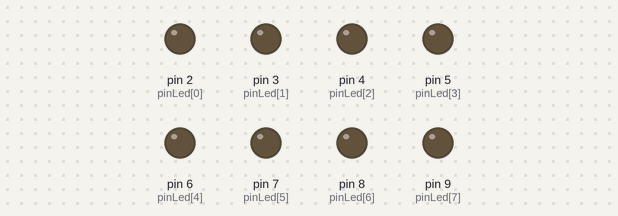
A sketch run on a simulated Arduino Uno, built with avr-gcc and run on an emulated ATmega328P. On the bench: output pins drawn as LEDs (lit = HIGH).

Above: at 0.15 s.
At 0.75 s:
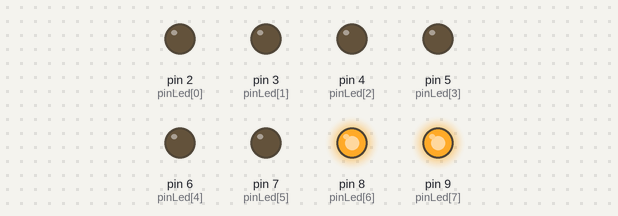
At 1.65 s:
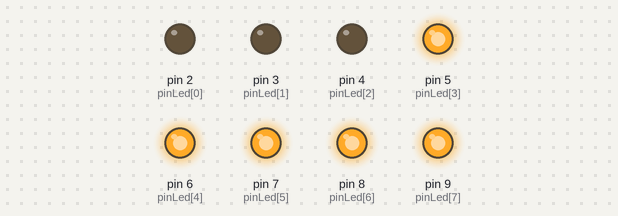
At 3.15 s:
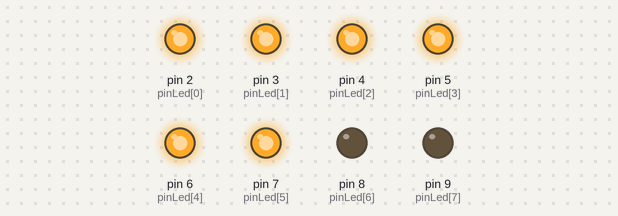
At 4.65 s:
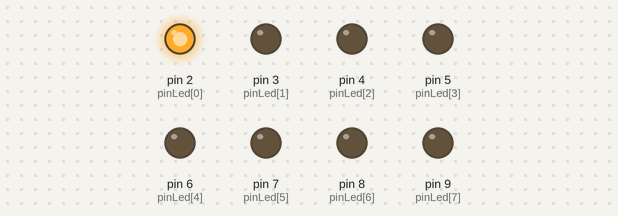
At 6.45 s:
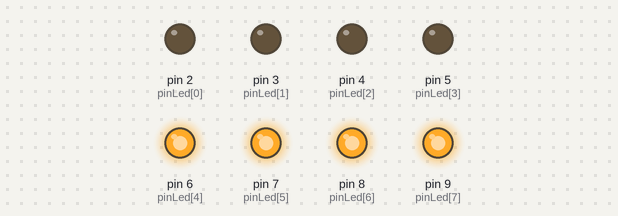
Timing chart, 0 to 6.8 s (numbered marks = the images above):
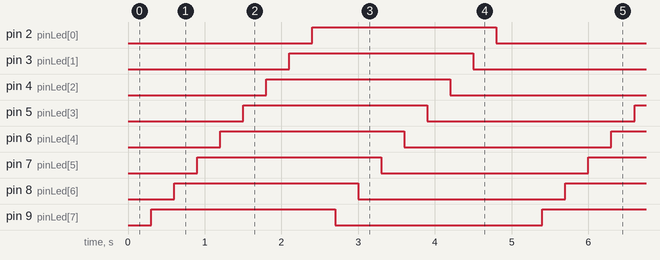

The sketch:

8_led_don_phai_trai.ino
```cpp
// HIEU UNG 5 : sang don, tat don tu phai sang trai
int pinLed[] = {2,3,4,5,6,7,8,9};

int i,j;
void donphaitrai()
{
  static int chay4 = 0;
  for(i=0;i<8;i++)
    digitalWrite(pinLed[i],LOW);
    delay(300);
  for(chay4=7;chay4>=0;chay4--)
    {
      digitalWrite(pinLed[chay4],HIGH);
    delay(300);
    }
  for(chay4=7;chay4>=0;chay4--)
    {
      digitalWrite(pinLed[chay4],LOW);
    delay(300);
    }

}
void setup()
{
  for(i=0;i<=7;i++)
    pinMode(pinLed[i],OUTPUT);
}
void loop()
{
  donphaitrai();
}
```

Measured:
- by itself, pin 2 (pinLed[0]), pin 3 (pinLed[1]), pin 4 (pinLed[2]), pin 5 (pinLed[3]), pin 6 (pinLed[4]), pin 7 (pinLed[5]), pin 8 (pinLed[6]), pin 9 (pinLed[7]): alternates HIGH for 2.4 s and LOW for 2.7 s
- by itself, everything shown: repeats every 5.1 s, in 16 steps
